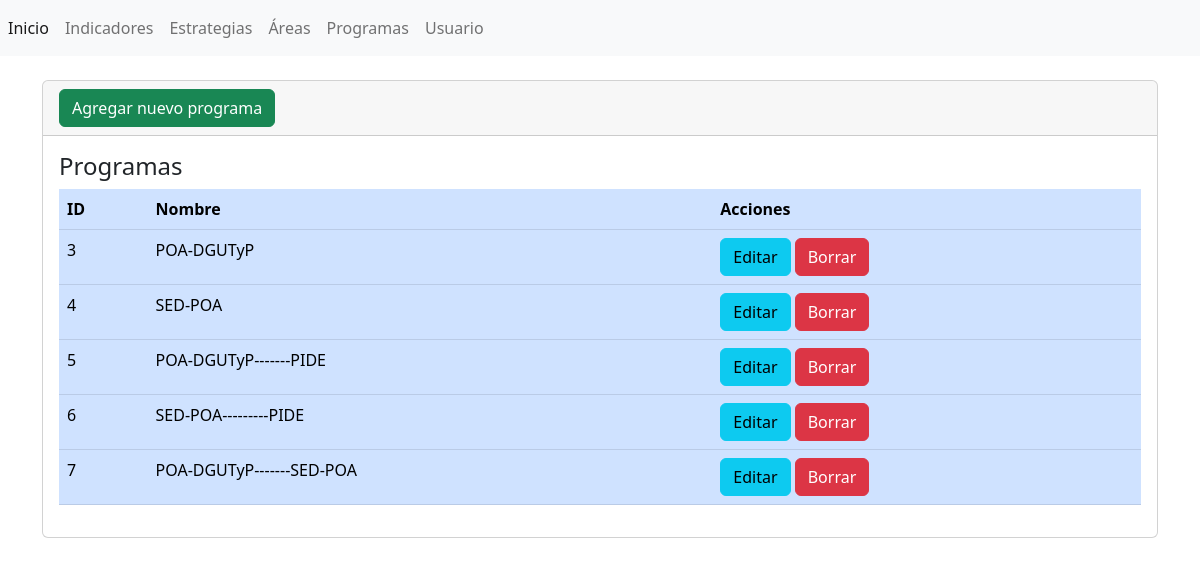
/programas, run on the app's committed database.
### IPOEF/models.py (models this page shows, shortened)
class programas(models.Model):
    nombre = models.CharField(max_length=254, verbose_name="Nombre")
    fecha_creacion = models.DateTimeField(auto_now_add=True)
    fecha_actualizacion = models.DateTimeField(auto_now=True)

### IPOEF/views.py (the view)
def programass(request):
    programass = programas.objects.all()
    return render(request, 'programas/index.html', {'programas': programass})

### IPOEF/templates/Programas/index.html (shortened to what this page needs)
{% extends "base.html" %}
{% block contenido %}
<div class="card">
    <div class="card-header">
        <a name="" id="" class="btn btn-success" href="{% url 'crearprograma' %}" role="button">Agregar nuevo programa</a>
    </div>
    <div class="card-body">
        <h4 class="card-title">Programas</h4>
        <div class="table-responsive">
            <table class="table table-primary">
                <thead>
                    <tr>
                        <th scope="col">ID</th>
                        <th scope="col">Nombre</th>
                        <th scope="col">Acciones</th>
                    </tr>
                </thead>
                <tbody>
                    {% for programas in programas %}
                    <tr>
                        <td scope="row">{{programas.id}}</td>
                        <td>{{programas.nombre}}</td>
                        <td>
                            <a name="" id="" class="btn btn-info" href="{% url 'editarprograma' programas.id %}" role="button">Editar</a>
                            <a name="" id="" class="btn btn-danger" href="{% url 'eliminarprograma' programas.id %}" role="button">Borrar</a>
                        </td>
                    </tr>
                    {% endfor %}
                </tbody>
            </table>
        </div>
    </div>
</div>
{% endblock %}

### data on the page
programas: id "3", nombre "POA-DGUTyP"
programas: id "4", nombre "SED-POA"
programas: id "5", nombre "POA-DGUTyP-------PIDE"
programas: id "6", nombre "SED-POA---------PIDE"
programas: id "7", nombre "POA-DGUTyP-------SED-POA"
